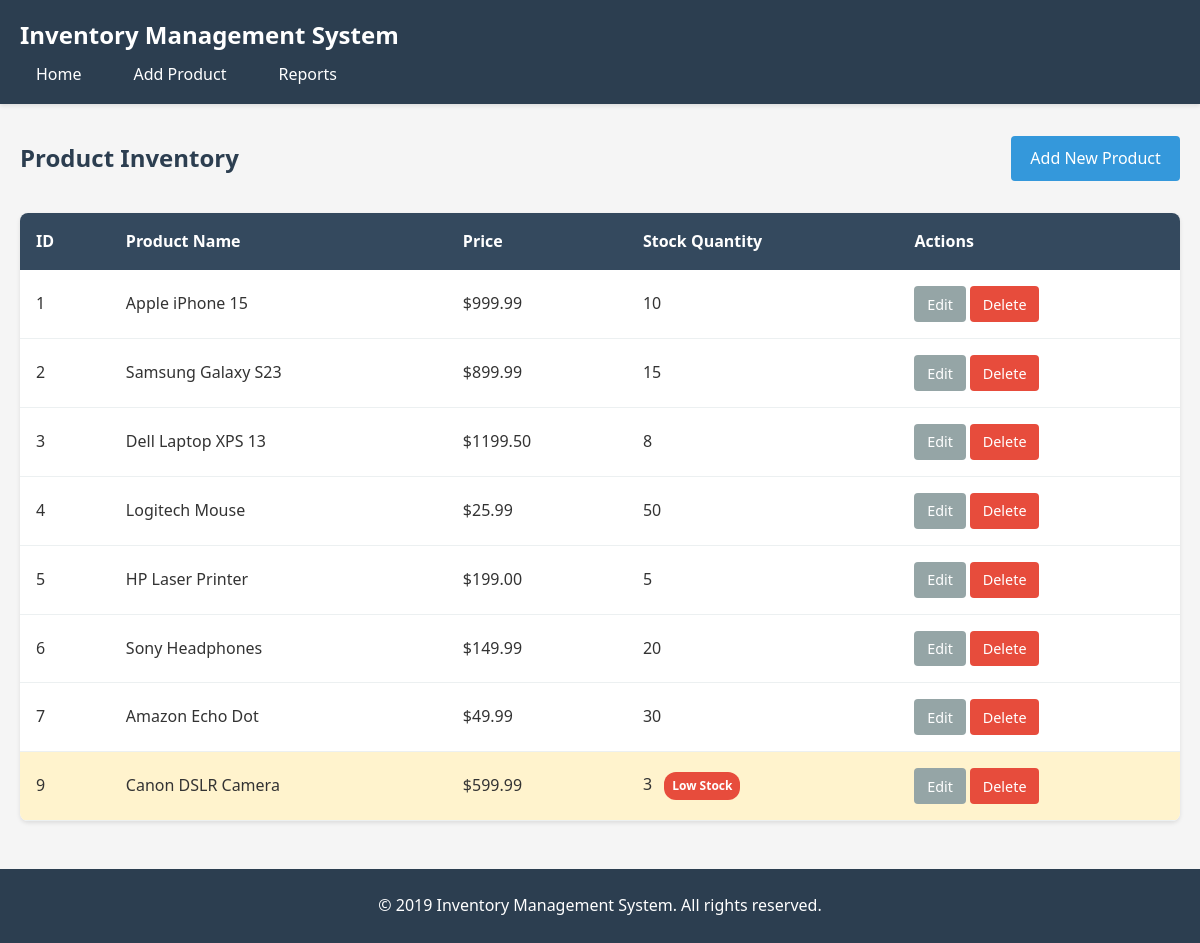
The page / on the database its author committed.
### models.py (models this page shows, shortened)
class Product(db.Model):
    id = db.Column(db.Integer, primary_key=True)
    name = db.Column(db.String(100), nullable=False)
    price = db.Column(db.Float, nullable=False)
    stock_quantity = db.Column(db.Integer, nullable=False)

### routes.py (the view)
@app.route('/')
def index():
    print("Index route called")  # Debug print
    products = Product.query.all()
    return render_template('index.html', products=products)

### templates/index.html (shortened to what this page needs)
{% extends "base.html" %}
{% block content %}
<div class="page-header">
    <h2>Product Inventory</h2>
    <a href="{{ url_for('add_product') }}" class="btn btn-primary">Add New Product</a>
</div>
{% if products %}
<table>
    <thead>
        <tr>
            <th>ID</th>
            <th>Product Name</th>
            <th>Price</th>
            <th>Stock Quantity</th>
            <th>Actions</th>
        </tr>
    </thead>
    <tbody>
        {% for product in products %}
        <tr {% if product.stock_quantity < 5 %}class="low-stock"{% endif %}>
            <td>{{ product.id }}</td>
            <td>{{ product.name }}</td>
            <td>${{ "%.2f"|format(product.price) }}</td>
            <td>
                {{ product.stock_quantity }}
                {% if product.stock_quantity < 5 %}
                    <span class="badge">Low Stock</span>
                {% endif %}
            </td>
            <td>
                <a href="{{ url_for('update_product', id=product.id) }}" class="btn btn-small btn-secondary">Edit</a>
                <a href="{{ url_for('delete_product', id=product.id) }}"
                   class="btn btn-small btn-danger"
                   onclick="return confirm('Are you sure you want to delete this product?')">Delete</a>
            </td>
        </tr>
        {% endfor %}
    </tbody>
</table>
{% else %}
<div class="empty-state">
    <p>No products in inventory.</p>
    <a href="{{ url_for('add_product') }}" class="btn btn-primary">Add Your First Product</a>
</div>
{% endif %}
{% endblock %}

### templates/base.html (shortened to what this page needs)
<!DOCTYPE html>
<html lang="en">
<head>
    <link rel="stylesheet" href="{{ url_for('static', filename='style.css') }}">
</head>
<body>
    <nav>
        <div class="container">
            <h1>Inventory Management System</h1>
            <ul>
                <li><a href="{{ url_for('index') }}">Home</a></li>
                <li><a href="{{ url_for('add_product') }}">Add Product</a></li>
                <li><a href="{{ url_for('report') }}">Reports</a></li>
            </ul>
        </div>
    </nav>
    <div class="container">
        {% block content %}{% endblock %}
    </div>
    <footer class="site-footer">
        <div class="footer-container">
            <p>&copy; 2019 Inventory Management System. All rights reserved.</p>
        </div>
    </footer>
</body>
</html>

### static/style.css (style rules this page uses)
* { margin: 0; padding: 0; box-sizing: border-box; }
body { font-family: 'Segoe UI', Tahoma, Geneva, Verdana, sans-serif; background-color: #f5f5f5; color: #333; line-height: 1.6; }
.container { max-width: 1200px; margin: 0 auto; padding: 0 20px; }
nav { background-color: #2c3e50; color: white; padding: 1rem 0; box-shadow: 0 2px 4px rgba(0,0,0,0.1); }
nav h1 { margin-bottom: 0.5rem; }
nav ul { list-style: none; display: flex; gap: 20px; }
nav ul li a { color: white; text-decoration: none; padding: 0.5rem 1rem; border-radius: 4px; transition: background-color 0.3s; }
.page-header { display: flex; justify-content: space-between; align-items: center; margin: 2rem 0; }
.page-header h2 { color: #2c3e50; }
.btn { display: inline-block; padding: 0.6rem 1.2rem; text-decoration: none; border-radius: 4px; cursor: pointer; border: none; font-size: 1rem; transition: all 0.3s; }
.btn-primary { background-color: #3498db; color: white; }
.btn-secondary { background-color: #95a5a6; color: white; }
.btn-danger { background-color: #e74c3c; color: white; }
.btn-small { padding: 0.4rem 0.8rem; font-size: 0.9rem; }
table { width: 100%; background-color: white; border-collapse: collapse; box-shadow: 0 2px 4px rgba(0,0,0,0.1); border-radius: 8px; overflow: hidden; margin-bottom: 2rem; }
thead { background-color: #34495e; color: white; }
th, td { padding: 1rem; text-align: left; }
tbody tr { border-bottom: 1px solid #ecf0f1; }
tbody tr.low-stock { background-color: #fff3cd; }
.badge { display: inline-block; padding: 0.25rem 0.5rem; font-size: 0.75rem; font-weight: bold; color: white; background-color: #e74c3c; border-radius: 12px; margin-left: 0.5rem; }
footer { background-color: #2c3e50; color: white; text-align: center; padding: 1.5rem 0; margin-top: 3rem; }

### rows shown on the page
Product: id "1", name "Apple iPhone 15", price "999.99", stock_quantity "10"
Product: id "2", name "Samsung Galaxy S23", price "899.99", stock_quantity "15"
Product: id "3", name "Dell Laptop XPS 13", price "1199.50", stock_quantity "8"
Product: id "4", name "Logitech Mouse", price "25.99", stock_quantity "50"
Product: id "5", name "HP Laser Printer", price "199.00", stock_quantity "5"
Product: id "6", name "Sony Headphones", price "149.99", stock_quantity "20"
Product: id "7", name "Amazon Echo Dot", price "49.99", stock_quantity "30"
Product: id "9", name "Canon DSLR Camera", price "599.99", stock_quantity "3", shows "Low Stock"
